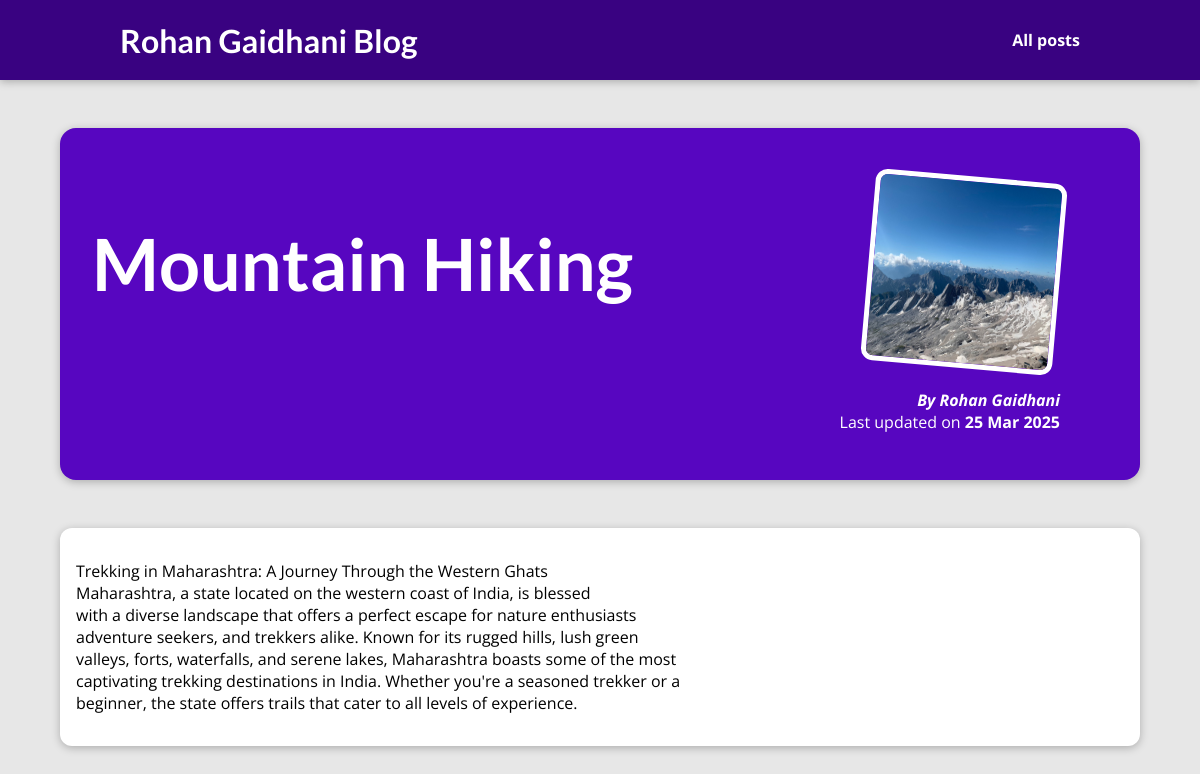
Screenshot of /blog/posts/hike-in-the-mountains/ with the database file from the repository.
### blog/models.py (models this page shows, shortened)
class Post(models.Model):  # Capitalized
    title = models.CharField(max_length=150)
    excerpt = models.CharField(max_length=200)
    image_name = models.CharField(max_length=100)
    date = models.DateField(auto_now_add=True)  # Changed to auto_now_add
    slug = models.SlugField(unique=True, db_index=True)
    content = models.TextField(validators=[MinLengthValidator(10)])
    author = models.ForeignKey(
        Author,
        on_delete=models.SET_NULL,
        related_name="posts",
        null=True,
        blank=True
    )
    tags = models.ManyToManyField(Tag, blank=True)  # Added relationship
    class Meta:
        ordering = ['-date']  # Default ordering by date descending

class Author(models.Model):
    first_name = models.CharField(max_length=100)
    last_name = models.CharField(max_length=100)
    email_address = models.EmailField()
    def full_name(self):
        return f"{self.first_name} {self.last_name}"
    def __str__(self):
        return self.full_name()

### blog/views.py (the view)
# urls.py: path("posts/<slug:slug>/", views.post_detail, name="post-detail-page"),
def post_detail(request, slug):
    identified_post = get_object_or_404(Post, slug=slug)
    return render(request, "blog/post-detail.html", {
        "post": identified_post,  # Fixed the string literal issue too
        "post_tags": identified_post.tags.all()
    })

### blog/templates/blog/post-detail.html (shortened to what this page needs)
{% extends "base.html" %}
{% load static %}
{% block css_files %}
    <link rel="stylesheet" href="{% static 'blog/post-detail.css' %}"/>
{% endblock %}
{% block content %}
    <section id="summary">
        <h2>{{post.title}}</h2>
        <article>
            <img src="{% static "blog/images/"|add:post.image_name %}" alt="{{post.title}}">
            <address>By <a href="er.rohangaidhani@gmail.com">{{ post.author }}</a></address>
            <div>
                Last updated on <time>{{ post.date|date:"d M Y" }}</time>
            </div>
        </article>
    </section>
    <main>
       {{post.content|linebreaks}}
    </main>
{% endblock %}

### static/app.css (style rules this page uses)
* { box-sizing: border-box; }
html { font-family: 'Open Sans', 'Lato', sans-serif; }
body { margin: 0; }
h1, h2, h3 { font-family: 'Lato', sans-serif; font-weight: bold; }

### blog/static/blog/post-detail.css (style rules this page uses)
body { background-color: #e7e7e7; }
#summary { margin: 8rem auto 3rem auto; padding: 2rem; width: 90%; max-width: 90rem; border-radius: 16px; background-color: #5706c0; position: relative; box-shadow: 0 2px 8px rgba(0, 0, 0, 0.25); height: 22rem; }
#summary h2 { color: white; font-size: 4.5rem; margin-bottom: 0.25rem; }
#summary article { position: absolute; top: 2rem; right: 3rem; padding: 1rem 2rem; border-radius: 12px; text-align: right; color: white; }
#summary article img { width: 12rem; height: 12rem; border-radius: 12px; transform: rotateZ(5deg); border: 5px solid white; margin-bottom: 1rem; }
#summary address { font-weight: bold; }
#summary a { color: white; text-decoration: none; }
#summary time { font-weight: bold; }
main { width: 90%; max-width: 90rem; margin: 3rem auto; background-color: white; padding: 1rem; border-radius: 12px; box-shadow: 0 2px 8px rgba(0, 0, 0, 0.25); }

### rows the page displays
Post: title "Mountain Hiking", image_name (picture), author "Rohan Gaidhani", date "25 Mar 2025", content "Trekking in Maharashtra: A Journey Through the Western Ghats Maharashtra, a state located on the western coast of India, is blessed with a diverse landscape that offers a perfect escape for nature enthusiasts adventure seekers, and trekkers alike. Known for its rugged hills, lush green valleys, forts, waterfalls, and serene lakes, Maharashtra boasts some of the most captivating trekking destinations in India. Whether you're a seasoned trekker or a beginner, the state offers trails that cater to all levels of experience."
